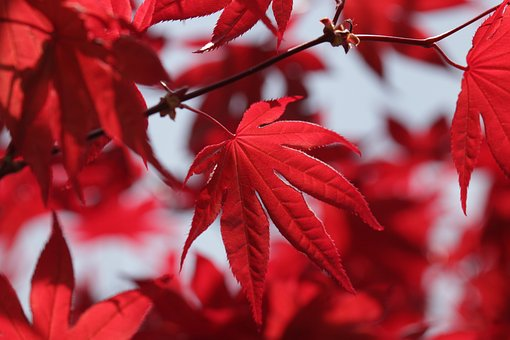
#> input picture leaves.jpg, 510 x 340 px
$ python image_conversion.py
#> lines starting #> are read from the running program, lines starting #| are printed output that depends on the picture
import numpy as np
import matplotlib.pyplot as plt
from PIL import Image

#load the image as RGB
image_path = "leaves.jpg"  #path to image
image = Image.open(image_path).convert("RGB")
#> image is the input picture: PIL image 510x340 RGB; mean R, G, B 159.8, 58.7, 68.8
image_array = np.array(image)

#function for lightness method
def lightness_method(img_array):
    max_rgb = np.max(img_array, axis=-1)  # Max value among R, G, B channels
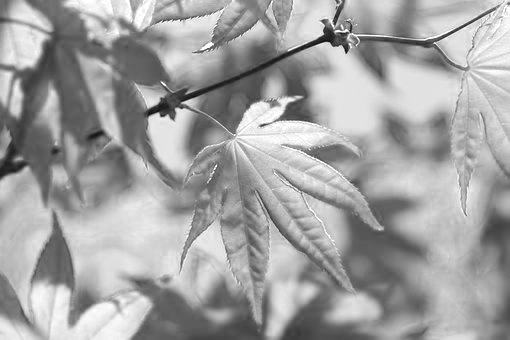
#> max_rgb: shape (340, 510); min 13, max 255, mean 162.2
    min_rgb = np.min(img_array, axis=-1)  # Min value among R, G, B channels
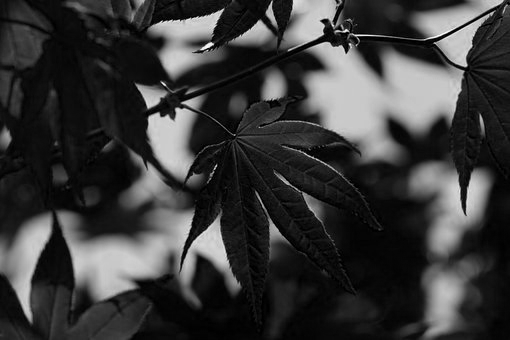
#> min_rgb: shape (340, 510); min 0, max 252, mean 57.7
    return (max_rgb + min_rgb) / 2  # Formula: (max + min) / 2
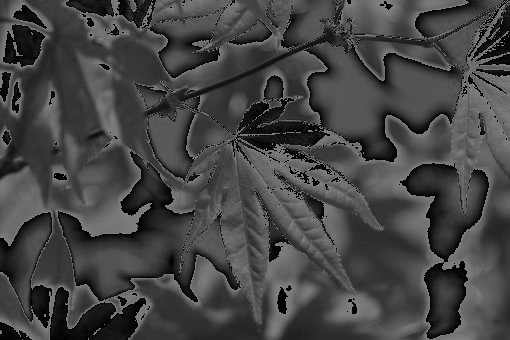
#> returned value: shape (340, 510) float64; min 0, max 127.5, mean 68.5

#function for average method
def average_method(img_array):
    return np.mean(img_array, axis=-1)  # Formula: (R + G + B) / 3
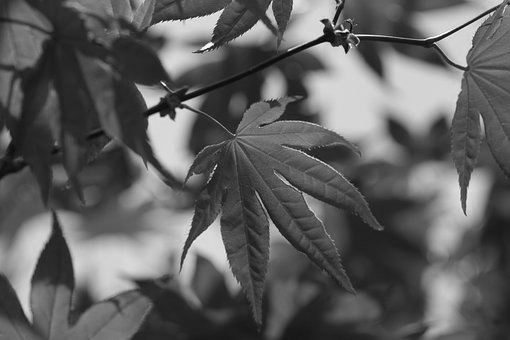
#> returned value: shape (340, 510) float64; min 6, max 253.3, mean 95.8

#function for luminosity method
def luminosity_method(img_array):
    return 0.2989 * img_array[..., 0] + 0.5870 * img_array[..., 1] + 0.1140 * img_array[..., 2]  #formula: 0.2989*R + 0.5870*G + 0.1140*B

#apply all methods
lightness_img = lightness_method(image_array)
avg_img = average_method(image_array)
luminosity_img = luminosity_method(image_array)

#plot original and three grayscale converted images
fig, axes = plt.subplots(1, 4, figsize=(8,4))

#original image
axes[0].imshow(image)
axes[0].set_title("Original")
axes[0].axis("off")

#lightness method
axes[1].imshow(lightness_img, cmap="gray")
axes[1].set_title("Lightness")
axes[1].axis("off")

#average method
axes[2].imshow(avg_img, cmap="gray")
axes[2].set_title("Average")
axes[2].axis("off")

#luminosity method
axes[3].imshow(luminosity_img, cmap="gray")
axes[3].set_title("Luminosity")
axes[3].axis("off")

plt.tight_layout()
plt.show()
